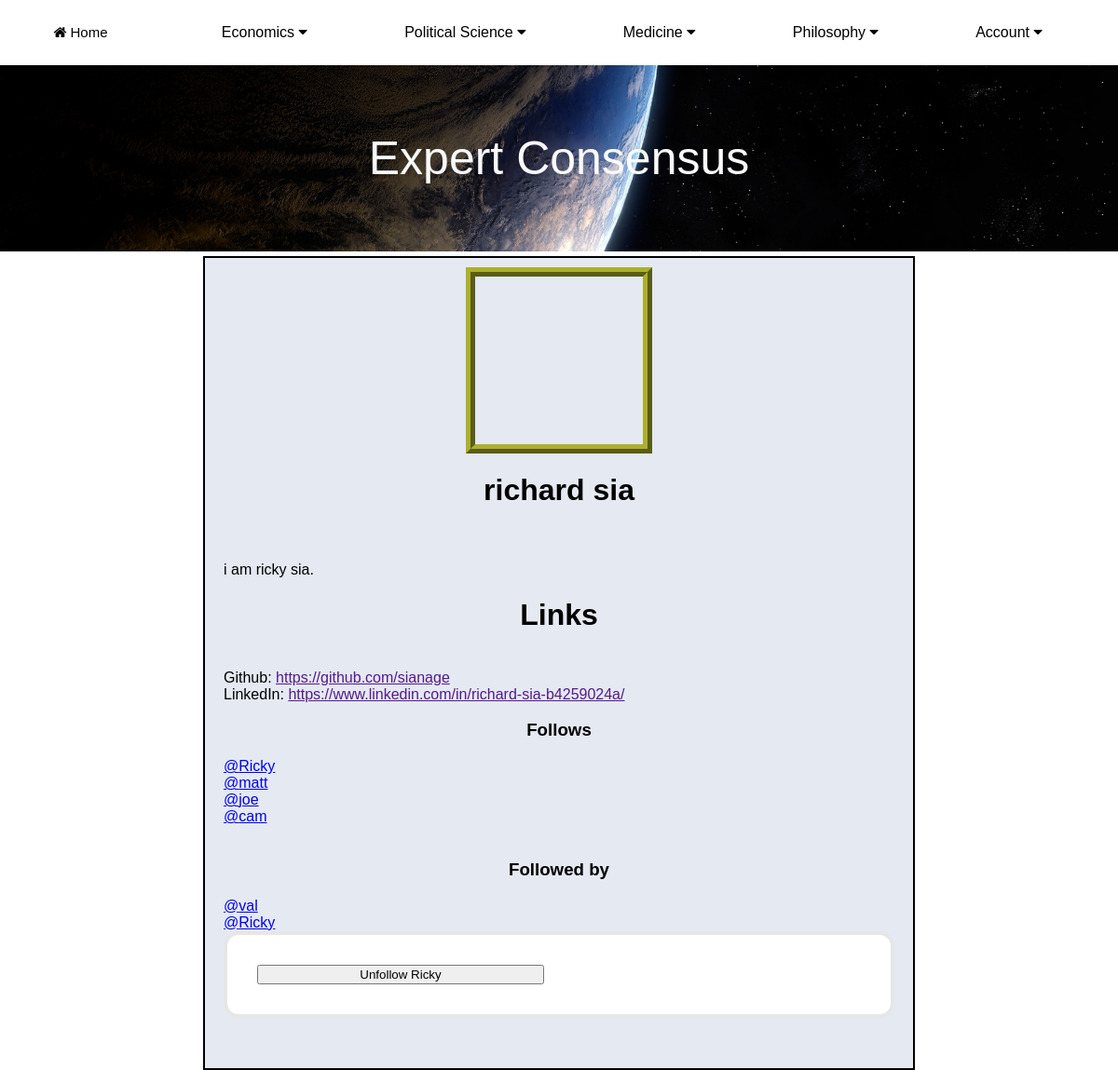
The page /Members11/profile/ (signed in) on the database as committed earlier.
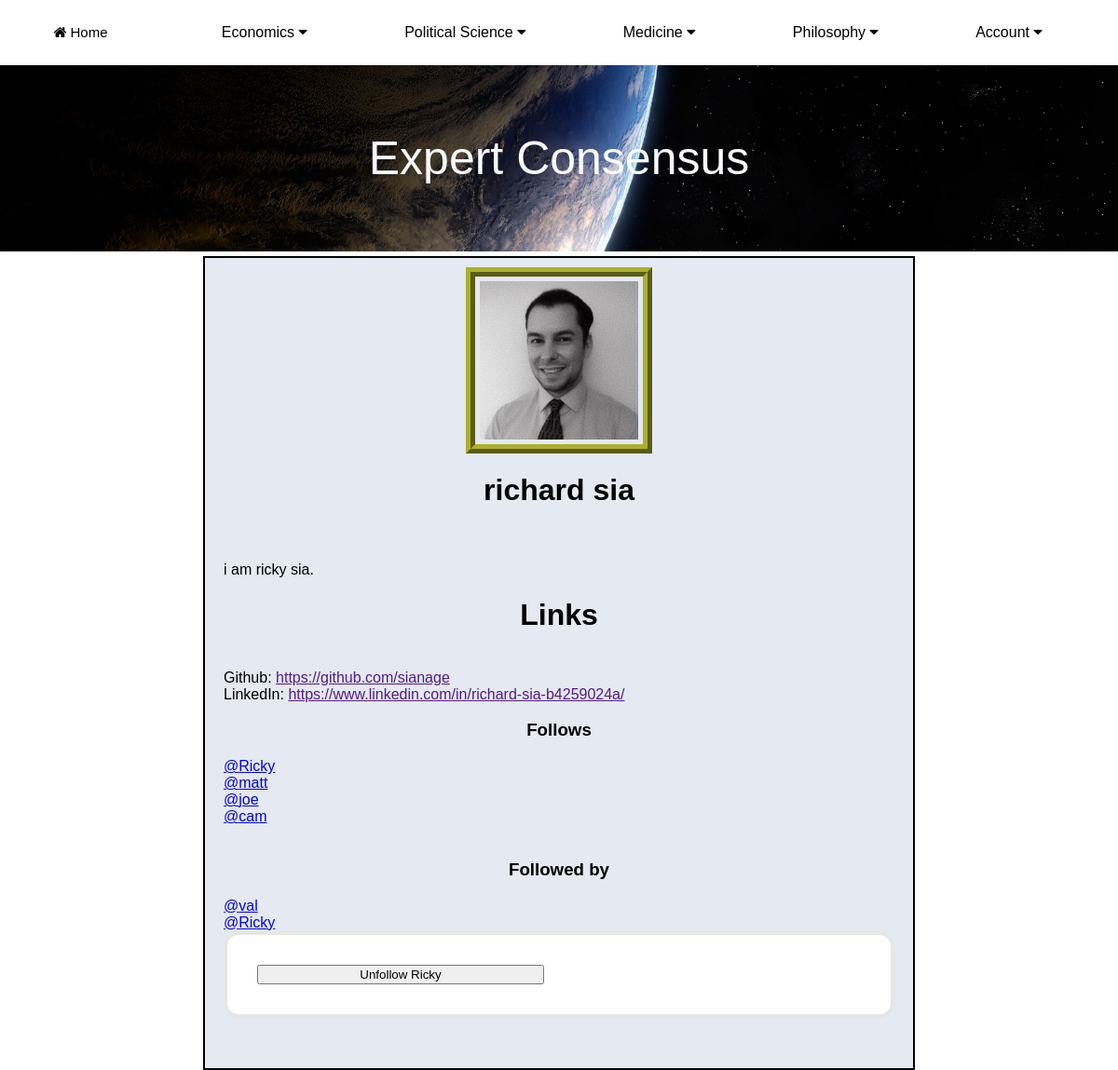
The same page on the database as committed later.
### MainApp/models.py (models this page shows, shortened)
class Profile(models.Model):
    field1 = "philosophy"
    field2 = "economics"
    field3 = "medicine"
    field4 = "political_science"
    fields = ((field1, 'Philosophy'), (field2, "Economics"),
              (field3, "Medicine"), (field4, "Political Science"),)
    user = models.OneToOneField(User, null=True, on_delete=models.CASCADE)
    follows = models.ManyToManyField("self",
                                     related_name="followed_by",
                                     symmetrical=False,
                                     blank=True)
    academic_field = models.CharField(max_length=30, choices=fields, default="No Field Selected")
    bio = models.TextField(default='')
    profile_picture = models.ImageField(null=True, blank=True, upload_to="images/profile/")
    github_url = models.CharField(max_length=255, null=True, blank=True)
    linkedin_url = models.CharField(max_length=255, null=True, blank=True)
    def __str__(self):
        return f"{self.user.username}"

### Members/views.py (the view, shortened to what this page needs)
# urls.py: path('<int:pk>/profile/', views.ProfileView, name="profile_page"),
def ProfileView(request, pk):
    if request.user.is_authenticated:
        form = NoteForm(request.POST or None)
        profile = Profile.objects.get(id=pk)
        followed_profiles = request.user.profile.follows.all()
        note = Note.objects.filter(profile__in=followed_profiles)
        return render(request, 'registration/user_profile.html', {'profile':profile, 'note':note, 'form':form})
    else:
        return redirect('MainApp:home')

### Members/templates/registration/user_profile.html (shortened to what this page needs)
{% extends "MainApp/base.html" %}
{% load static %}
{% block content %}
<div id="user_profile">
    <div id="profile_pic">
        {% if profile.profile_picture %}
            <img src="{{ profile.profile_picture.url }}">
        {% endif %}
    </div>
    <h1>{{ profile.user.first_name }} {{profile.user.last_name }}</h1>
    {{ profile.bio|ljust:10|striptags|safe|linebreaksbr }}
    <h1><strong>Links</strong></h1>
    Github: <a href="{{ profile.user.github_url }}">https://github.com/sianage</a>
    LinkedIn: <a href="{{ profile.user.linkedin_url }}">https://www.linkedin.com/in/richard-sia-b4259024a/</a>
    <h3>Follows</h3>
    {% for following in profile.follows.all %}
        <a href="{% url 'profile_page' following.user.profile.id %}">@{{ following }}</a><br>
    {% endfor %}
    <br>
    <h3>Followed by</h3>
    {% for following in profile.followed_by.all %}
        <a href="{% url 'profile_page' following.user.profile.id %}">@{{ following }}</a><br>
    {% endfor %}
    <form method="post">
        {% if profile in user.profile.follows.all %}
        <button class="btn" name="follow" value="unfollow"
                type="submit">Unfollow {{ profile.user.username }}</button>
        {% else %}
                <button class="btn" name="follow" value="follow"
                type="submit">Follow {{ profile.user.username }}</button>
        {% endif %}
    </form>
    <br>
</div>
{% endblock %}

### MainApp/templates/MainApp/base.html (shortened to what this page needs)
{% load static %}
<link rel="stylesheet" type="text/css" href="{% static 'style.css' %}">
<!doctype html>
<html lang="en">
  <head>
    <link rel="stylesheet" type="text/css" href="C:\Users\Ricky\Desktop\ExpertOpinion\ExpertOpinion\MainApp\static\style.css">
    <link rel="stylesheet" href="https://cdnjs.cloudflare.com/ajax/libs/font-awesome/4.7.0/css/font-awesome.min.css">
  </head>
    <body>
      <div class="navbar">
       <ul>
          <li>
              <button id="btn">
                  <a href="{% url 'MainApp:home' %}"><i class="fa fa-home"></i> Home</a>
              </button>
          </li>
          <li>
             <div class="dropdown">
               <button class="dropbtn">Economics <i class="fa fa-caret-down"></i></button>
             </div>
          </li>
          <li>
             <div class="dropdown">
               <button class="dropbtn">Political Science <i class="fa fa-caret-down"></i></button>
             </div>
          </li>
          <li>
             <div class="dropdown">
               <button class="dropbtn">Medicine <i class="fa fa-caret-down"></i></button>
             </div>
          </li>
          <li>
             <div class="dropdown">
               <button class="dropbtn">Philosophy <i class="fa fa-caret-down"></i></button>
             </div>
          </li>
           {% if user.is_authenticated %}
           <li>
             <div class="dropdown">
               <button class="dropbtn">Account <i class="fa fa-caret-down"></i></button>
             </div>
          </li>
           {% endif %}
       </ul>
    </div>
    <div class="container">
       <img src="{% static 'EXPOPN.PNG' %}" alt="banner">
       <div class="centered">Expert Consensus</div>
    </div>
    {% block content %}
    {% endblock %}
  </body>
</html>

### MainApp/static/style.css (style rules this page uses)
body { margin: 0; padding: 0; background: white; font-family: arial; }
.navbar { position:fixed; top: 0; width: 100%; z-index: 999; }
#profile_pic { height: 75px; width: 75px; box-sizing: border-box; padding: 5px; overflow:hidden; margin: auto; margin-top: 10px; border: ridge 10px #acb02e; }
#profile_pic img { height: 100%; width: 100%; object-fit: cover; }
#btn { background-color: white; border: none; }
#profile_pic { height: 200; width: 200; }
#user_profile { text-align: left; margin: auto; color:black; width: 60%; float: center; padding-bottom: 20px; border: solid 2px; margin-top: 5px; background-color: #e4e9f2; padding-left: 20px; padding-right: 20px; }
.navbar ul { list-style: none; background-color: white; padding: 0; margin: 0; text-align: center; }
.navbar li { display: inline-block; }
h1 { color: black; text-align: center; }
h3 { color: black; text-align: center; }
ul { background: white; text-align: center; padding: 5px; }
.navbar a { text-decoration: none; color: black; width: 100px; display: block; padding: 25px 20px; font-size: 15px; text-align: left; }
.dropbtn { background-color: white; color: black; padding: 25px 50px; font-size: 16px; transition: .5s; border: none; }
.dropdown { position: relative; display: inline-block; }
img { width: 100%; height: 200px; object-fit: cover; }
.container { min-height: 10vh; position:relative; display: flex; flex-direction: column; flex: 1; text-align:center; margin-top: 70px; color:#fafafc; }
.centered { position:absolute; top:50%; left:50%; transform:translate(-50%, -50%); font-size: 50; }
form { box-sizing: border-box; padding: 2rem; border-radius: 1rem; background-color: hsl(0, 0%, 100%); border: 4px solid hsl(0, 0%, 90%); display: grid; grid-template-columns: 1fr 1fr; gap: 2rem; }

Rows that differ between the two databases and show on the page:
changed Profile "i am ricky sia.": profile_picture: picture added
